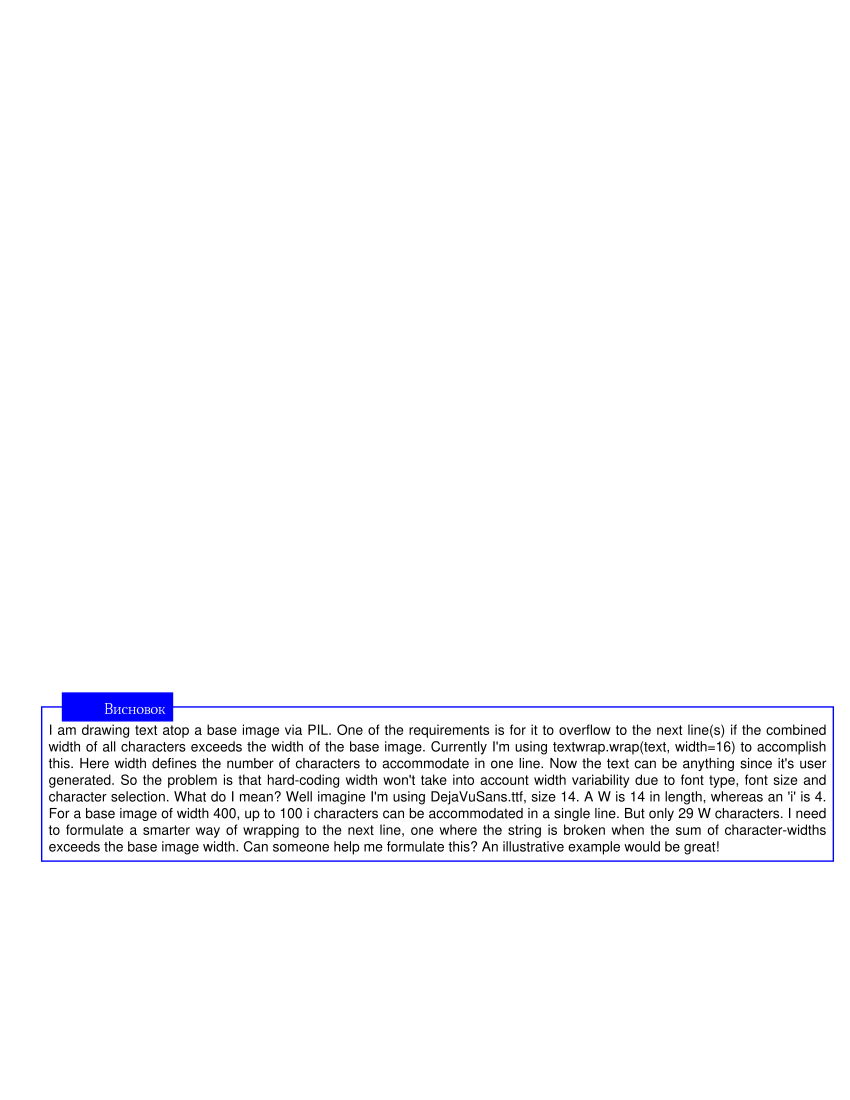

Reproduce this figure in Python.
from PyPDF2 import PdfFileWriter, PdfFileReader
import io
from reportlab.pdfgen import canvas
from reportlab.lib.pagesizes import letter
from reportlab.pdfbase import pdfmetrics
from reportlab.pdfbase.ttfonts import TTFont
from reportlab.pdfbase.pdfmetrics import stringWidth 
from reportlab.lib.styles import getSampleStyleSheet
from reportlab.lib.colors import black, blue, white
from reportlab.platypus import Paragraph
from reportlab.lib.enums import TA_LEFT, TA_CENTER, TA_RIGHT, TA_JUSTIFY




styles = getSampleStyleSheet()
styleN = styles['Normal']


pdfmetrics.registerFont(TTFont('AdonisC', 'Ahellya.ttf'))

def ruler(сan):
    can.setFont("AdonisC", 6)
    for i in range(0, 900, 20):
        can.drawString(0, i, "{}--".format(i) + '        --         ' * 30)
        can.drawString(i, 0, "|{}".format(i))

def drawRamka(can, y, text):
    # maxline = 110
    # text = text.replace('\n', ' ')
    # words = text.split(' ')
    # lines = []
    # line = []
    # i = 0
    # while True:
    #     line.append(words[i])
    #     if words[i] == words[-1]:
    #         lines.append(line)
    #         break
    #
    #     if len(' '.join(line)) > maxline:
    #         lines.append(line)
    #         line = []
    #     i += 1
    #
    # i = 0
    # while i < len(lines):
    #     lines[i] = ' '.join(lines[i])
    #     i += 1



    global styleN
    styleN.alignment = TA_JUSTIFY
    leading = styleN.leading

    text = Paragraph(text, styleN)
    lines = text.breakLines(560)
    print(lines)

    textHeight = leading * len(lines.lines)



    can.setStrokeColor(blue)
    can.rect(30, y - textHeight - 10 - 5, 570, textHeight + 10 + 5) # Рамка
    head = 'Висновок'
    headWidth = stringWidth(head, 'AdonisC', 10)
    can.setFillColor(blue)
    can.rect(30 + 15, y - 10, 30 + headWidth + 5, 20, fill = 1) # прямоугольник в шапке (сверху)
    can.setFillColor(white)
    can.setFont("AdonisC", 10)
    can.drawString(30 + 15 + 30, y - 5, head) # надпись в шапке
    can.setFillColor(black)

    text.wrapOn(can, 560, textHeight)
    text.drawOn(can, 30 + 5, y - textHeight - 10)
    
    # text = can.beginText() #текст
    # text.setTextOrigin(30 + 5, y - 5 - 10 - 5)
    # text.setFont("AdonisC", 10)
    # text.textLines(lines)
    # can.drawText(text)


output = PdfFileWriter()
packet = io.BytesIO()
can = canvas.Canvas(packet, pagesize=letter)
#ruler(can)
text = '''I am drawing text atop a base image via PIL. One of the requirements is for it to overflow to the next line(s) if the combined width of all characters exceeds the width of the base image.

Currently I'm using textwrap.wrap(text, width=16) to accomplish this. Here width defines the number of characters to accommodate in one line. Now the text can be anything since it's user generated. So the problem is that hard-coding width won't take into account width variability due to font type, font size and character selection.

What do I mean?

Well imagine I'm using DejaVuSans.ttf, size 14. A W is 14 in length, whereas an 'i' is 4. For a base image of width 400, up to 100 i characters can be accommodated in a single line. But only 29 W characters. I need to formulate a smarter way of wrapping to the next line, one where the string is broken when the sum of character-widths exceeds the base image width.

Can someone help me formulate this? An illustrative example would be great!'''

drawRamka(can, 283, text)

can.save()
packet.seek(0)
new_pdf = PdfFileReader(packet)
output.addPage(new_pdf.getPage(0))
outputStream = open("ramka.pdf", "wb")
output.write(outputStream)
outputStream.close()
